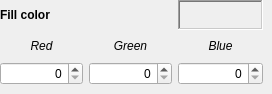
          <widget class="QWidget" name="page_5">
           <widget class="QWidget" name="gridLayoutWidget_6">
            <property name="geometry">
             <rect>
              <x>0</x>
              <y>0</y>
              <width>263</width>
              <height>85</height>
             </rect>
            </property>
            <layout class="QGridLayout" name="gridLayout_7">
             <item row="1" column="1">
              <widget class="QLabel" name="label_24">
               <property name="font">
                <font>
                 <italic>true</italic>
                 <bold>false</bold>
                </font>
               </property>
               <property name="text">
                <string>Green</string>
               </property>
               <property name="alignment">
                <set>Qt::AlignCenter</set>
               </property>
              </widget>
             </item>
             <item row="1" column="2">
              <widget class="QLabel" name="label_25">
               <property name="font">
                <font>
                 <italic>true</italic>
                 <bold>false</bold>
                </font>
               </property>
               <property name="text">
                <string>Blue</string>
               </property>
               <property name="alignment">
                <set>Qt::AlignCenter</set>
               </property>
              </widget>
             </item>
             <item row="2" column="1">
              <widget class="QSpinBox" name="circ_colorgF">
               <property name="alignment">
                <set>Qt::AlignRight|Qt::AlignTrailing|Qt::AlignVCenter</set>
               </property>
               <property name="maximum">
                <number>255</number>
               </property>
               <property name="stepType">
                <enum>QAbstractSpinBox::AdaptiveDecimalStepType</enum>
               </property>
              </widget>
             </item>
             <item row="1" column="0">
              <widget class="QLabel" name="label_23">
               <property name="font">
                <font>
                 <italic>true</italic>
                 <bold>false</bold>
                </font>
               </property>
               <property name="text">
                <string>Red</string>
               </property>
               <property name="alignment">
                <set>Qt::AlignCenter</set>
               </property>
              </widget>
             </item>
             <item row="2" column="2">
              <widget class="QSpinBox" name="circ_color_bF">
               <property name="alignment">
                <set>Qt::AlignRight|Qt::AlignTrailing|Qt::AlignVCenter</set>
               </property>
               <property name="maximum">
                <number>255</number>
               </property>
               <property name="stepType">
                <enum>QAbstractSpinBox::AdaptiveDecimalStepType</enum>
               </property>
              </widget>
             </item>
             <item row="2" column="0">
              <widget class="QSpinBox" name="circ_color_rF">
               <property name="alignment">
                <set>Qt::AlignRight|Qt::AlignTrailing|Qt::AlignVCenter</set>
               </property>
               <property name="maximum">
                <number>255</number>
               </property>
               <property name="stepType">
                <enum>QAbstractSpinBox::AdaptiveDecimalStepType</enum>
               </property>
              </widget>
             </item>
             <item row="0" column="0" colspan="2">
              <widget class="QLabel" name="label_26">
               <property name="font">
                <font>
                 <bold>true</bold>
                </font>
               </property>
               <property name="text">
                <string>Fill color</string>
               </property>
              </widget>
             </item>
             <item row="0" column="2">
              <widget class="QLabel" name="circ_fill_color_show">
               <property name="minimumSize">
                <size>
                 <width>85</width>
                 <height>30</height>
                </size>
               </property>
               <property name="frameShape">
                <enum>QFrame::WinPanel</enum>
               </property>
               <property name="frameShadow">
                <enum>QFrame::Sunken</enum>
               </property>
               <property name="text">
                <string/>
               </property>
              </widget>
             </item>
            </layout>
           </widget>
          </widget>
